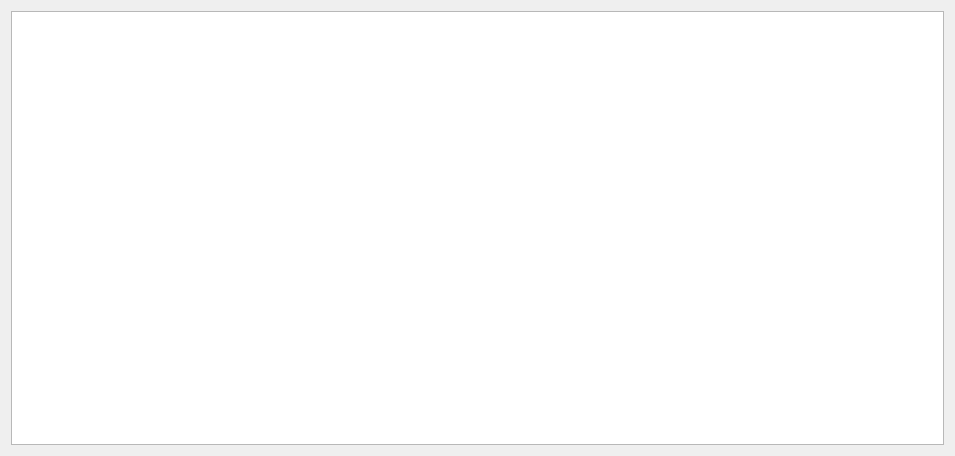
<?xml version="1.0" encoding="UTF-8"?>
<ui version="4.0">
 <class>CountryWidget</class>
 <widget class="QWidget" name="CountryWidget">
  <property name="geometry">
   <rect>
    <x>0</x>
    <y>0</y>
    <width>955</width>
    <height>456</height>
   </rect>
  </property>
  <property name="windowTitle">
   <string>Form</string>
  </property>
  <layout class="QVBoxLayout" name="verticalLayout">
   <item>
    <widget class="QTableView" name="tableView"/>
   </item>
  </layout>
 </widget>
 <resources/>
 <connections/>
</ui>
